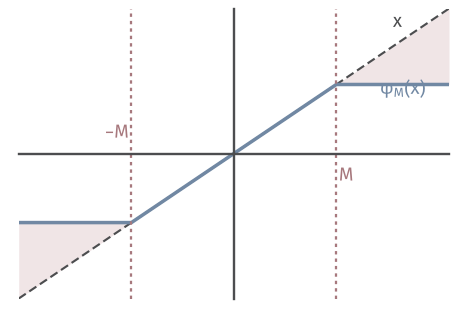

Generate this figure with Python:
from pathlib import Path
import sys
HERE = Path(__file__).resolve().parent
sys.path.insert(0, str(HERE.parent/'rvconv-common'))
from rvconv_fig import *
# Truncation phi_M(x) = max(-M, min(x, M)) with M = 2 (blue), identity (dashed grey), and the residual
# |x - phi_M(x)| = (|x| - M)^+ <= |x| 1{|x| > M}: the residual is nonzero only beyond the red thresholds +-M.
Mt = 2.0
fig, ax = figure(width_mm=66, height_mm=44)
fig.set_layout_engine(None); fig.subplots_adjust(left=.04, right=.96, top=.97, bottom=.04)
style(ax)
x = np.linspace(-4.2, 4.2, 801)
phi = np.clip(x, -Mt, Mt)
ax.plot(x, x, color=LINE, lw=.85, ls=DASH)
for s in (1, -1):
    xs = x[s*x >= Mt]
    ax.fill_between(xs, np.clip(xs, -Mt, Mt), xs, color=RED_FILL, lw=0)
ax.plot(x, phi, color=BLUE, lw=1.4)
for s in (1, -1):
    ax.axvline(s*Mt, color=RED, lw=.9, ls=DOT)
lab(ax, 3.3, 2.15, r'$\varphi_M(x)$', BLUE, ha='center', va='top')
lab(ax, 3.3, 4.1, r'$x$', LINE, ha='right', va='top')
lab(ax, 2.05, -.35, r'$M$', RED, ha='left', va='top')
lab(ax, -2.05, .35, r'$-M$', RED, ha='right', va='bottom')
ax.spines['left'].set_position('zero'); ax.spines['bottom'].set_position('zero')
ax.set_xlim(-4.2, 4.2); ax.set_ylim(-4.2, 4.2); ax.set_xticks([]); ax.set_yticks([])
save(fig, HERE, 'figure', {'M': Mt})
